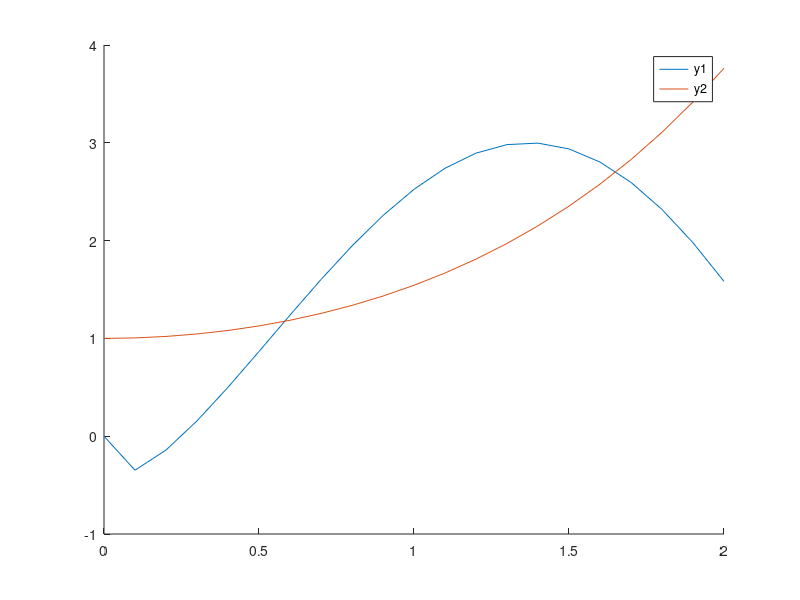

Here is the MATLAB script that generated this plot: (Note: this script raises an error after producing the figure.)
clear
x=linspace(0,2,21);
    y1=3*sin(2*x-sqrt(x));
    y2=(exp(x)+exp(-x))/2;
hold on
plot(x,y1)
plot(x,y2)
legend('y1','y2')
hold off
plottools on
